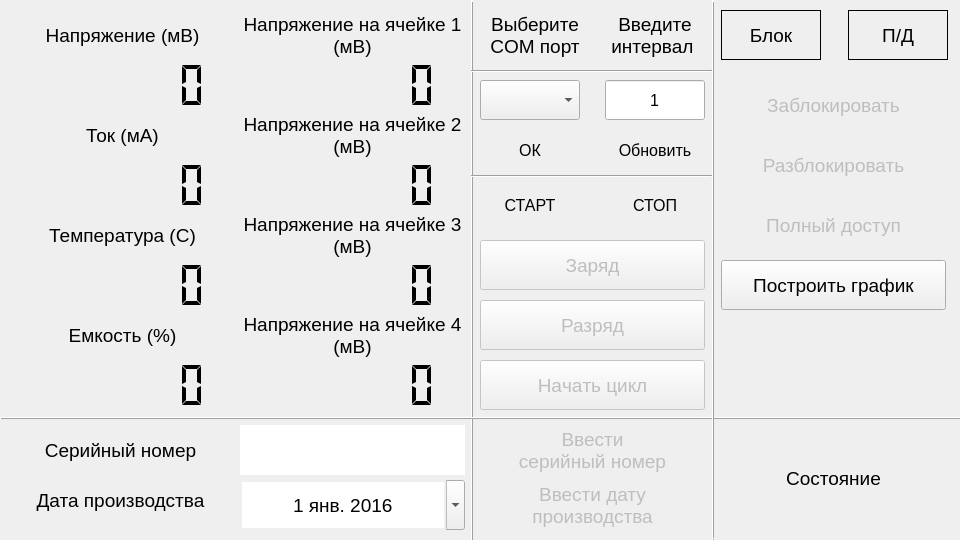
<?xml version="1.0" encoding="UTF-8"?>
<ui version="4.0">
 <class>MainWindow</class>
 <widget class="QMainWindow" name="MainWindow">
  <property name="geometry">
   <rect>
    <x>0</x>
    <y>0</y>
    <width>960</width>
    <height>540</height>
   </rect>
  </property>
  <property name="sizePolicy">
   <sizepolicy hsizetype="Preferred" vsizetype="Preferred">
    <horstretch>0</horstretch>
    <verstretch>0</verstretch>
   </sizepolicy>
  </property>
  <property name="minimumSize">
   <size>
    <width>960</width>
    <height>540</height>
   </size>
  </property>
  <property name="maximumSize">
   <size>
    <width>960</width>
    <height>540</height>
   </size>
  </property>
  <property name="windowTitle">
   <string>Тестирование АКБ</string>
  </property>
  <property name="styleSheet">
   <string notr="true">QMainWindowl {background-color: #FFFAFA;}</string>
  </property>
  <widget class="QWidget" name="centralWidget">
   <widget class="QFrame" name="frame">
    <property name="geometry">
     <rect>
      <x>0</x>
      <y>0</y>
      <width>960</width>
      <height>540</height>
     </rect>
    </property>
    <property name="minimumSize">
     <size>
      <width>960</width>
      <height>540</height>
     </size>
    </property>
    <property name="maximumSize">
     <size>
      <width>960</width>
      <height>540</height>
     </size>
    </property>
    <property name="frameShape">
     <enum>QFrame::NoFrame</enum>
    </property>
    <property name="frameShadow">
     <enum>QFrame::Plain</enum>
    </property>
    <widget class="QLabel" name="Temperature">
     <property name="geometry">
      <rect>
       <x>10</x>
       <y>210</y>
       <width>225</width>
       <height>50</height>
      </rect>
     </property>
     <property name="sizePolicy">
      <sizepolicy hsizetype="Fixed" vsizetype="Fixed">
       <horstretch>0</horstretch>
       <verstretch>0</verstretch>
      </sizepolicy>
     </property>
     <property name="minimumSize">
      <size>
       <width>225</width>
       <height>50</height>
      </size>
     </property>
     <property name="maximumSize">
      <size>
       <width>225</width>
       <height>50</height>
      </size>
     </property>
     <property name="font">
      <font>
       <pointsize>14</pointsize>
      </font>
     </property>
     <property name="frameShape">
      <enum>QFrame::NoFrame</enum>
     </property>
     <property name="frameShadow">
      <enum>QFrame::Plain</enum>
     </property>
     <property name="text">
      <string>Температура (C)</string>
     </property>
     <property name="alignment">
      <set>Qt::AlignCenter</set>
     </property>
    </widget>
    <widget class="QLabel" name="Cell1">
     <property name="geometry">
      <rect>
       <x>240</x>
       <y>10</y>
       <width>225</width>
       <height>50</height>
      </rect>
     </property>
     <property name="sizePolicy">
      <sizepolicy hsizetype="Fixed" vsizetype="Fixed">
       <horstretch>0</horstretch>
       <verstretch>0</verstretch>
      </sizepolicy>
     </property>
     <property name="minimumSize">
      <size>
       <width>225</width>
       <height>50</height>
      </size>
     </property>
     <property name="maximumSize">
      <size>
       <width>225</width>
       <height>50</height>
      </size>
     </property>
     <property name="font">
      <font>
       <pointsize>14</pointsize>
      </font>
     </property>
     <property name="frameShape">
      <enum>QFrame::NoFrame</enum>
     </property>
     <property name="frameShadow">
      <enum>QFrame::Plain</enum>
     </property>
     <property name="text">
      <string>Напряжение на ячейке 1 (мВ)</string>
     </property>
     <property name="alignment">
      <set>Qt::AlignCenter</set>
     </property>
     <property name="wordWrap">
      <bool>true</bool>
     </property>
    </widget>
    <widget class="QLCDNumber" name="Cap">
     <property name="geometry">
      <rect>
       <x>10</x>
       <y>360</y>
       <width>220</width>
       <height>50</height>
      </rect>
     </property>
     <property name="sizePolicy">
      <sizepolicy hsizetype="Fixed" vsizetype="Fixed">
       <horstretch>0</horstretch>
       <verstretch>0</verstretch>
      </sizepolicy>
     </property>
     <property name="minimumSize">
      <size>
       <width>220</width>
       <height>50</height>
      </size>
     </property>
     <property name="maximumSize">
      <size>
       <width>220</width>
       <height>50</height>
      </size>
     </property>
     <property name="frameShape">
      <enum>QFrame::NoFrame</enum>
     </property>
     <property name="frameShadow">
      <enum>QFrame::Plain</enum>
     </property>
     <property name="digitCount">
      <number>7</number>
     </property>
     <property name="mode">
      <enum>QLCDNumber::Dec</enum>
     </property>
     <property name="segmentStyle">
      <enum>QLCDNumber::Flat</enum>
     </property>
    </widget>
    <widget class="QLabel" name="Cell4">
     <property name="geometry">
      <rect>
       <x>240</x>
       <y>310</y>
       <width>225</width>
       <height>50</height>
      </rect>
     </property>
     <property name="sizePolicy">
      <sizepolicy hsizetype="Fixed" vsizetype="Fixed">
       <horstretch>0</horstretch>
       <verstretch>0</verstretch>
      </sizepolicy>
     </property>
     <property name="minimumSize">
      <size>
       <width>225</width>
       <height>50</height>
      </size>
     </property>
     <property name="maximumSize">
      <size>
       <width>225</width>
       <height>50</height>
      </size>
     </property>
     <property name="font">
      <font>
       <pointsize>14</pointsize>
      </font>
     </property>
     <property name="frameShape">
      <enum>QFrame::NoFrame</enum>
     </property>
     <property name="frameShadow">
      <enum>QFrame::Plain</enum>
     </property>
     <property name="text">
      <string>Напряжение на ячейке 4 (мВ)</string>
     </property>
     <property name="alignment">
      <set>Qt::AlignCenter</set>
     </property>
     <property name="wordWrap">
      <bool>true</bool>
     </property>
    </widget>
    <widget class="QLCDNumber" name="Cell1_V">
     <property name="geometry">
      <rect>
       <x>240</x>
       <y>60</y>
       <width>220</width>
       <height>50</height>
      </rect>
     </property>
     <property name="sizePolicy">
      <sizepolicy hsizetype="Fixed" vsizetype="Fixed">
       <horstretch>0</horstretch>
       <verstretch>0</verstretch>
      </sizepolicy>
     </property>
     <property name="minimumSize">
      <size>
       <width>220</width>
       <height>50</height>
      </size>
     </property>
     <property name="maximumSize">
      <size>
       <width>220</width>
       <height>50</height>
      </size>
     </property>
     <property name="frameShape">
      <enum>QFrame::NoFrame</enum>
     </property>
     <property name="frameShadow">
      <enum>QFrame::Plain</enum>
     </property>
     <property name="digitCount">
      <number>7</number>
     </property>
     <property name="segmentStyle">
      <enum>QLCDNumber::Flat</enum>
     </property>
    </widget>
    <widget class="QLabel" name="Voltage">
     <property name="geometry">
      <rect>
       <x>10</x>
       <y>10</y>
       <width>225</width>
       <height>50</height>
      </rect>
     </property>
     <property name="sizePolicy">
      <sizepolicy hsizetype="Fixed" vsizetype="Fixed">
       <horstretch>0</horstretch>
       <verstretch>0</verstretch>
      </sizepolicy>
     </property>
     <property name="minimumSize">
      <size>
       <width>225</width>
       <height>50</height>
      </size>
     </property>
     <property name="maximumSize">
      <size>
       <width>225</width>
       <height>50</height>
      </size>
     </property>
     <property name="font">
      <font>
       <pointsize>14</pointsize>
      </font>
     </property>
     <property name="frameShape">
      <enum>QFrame::NoFrame</enum>
     </property>
     <property name="frameShadow">
      <enum>QFrame::Plain</enum>
     </property>
     <property name="text">
      <string>Напряжение (мВ)</string>
     </property>
     <property name="alignment">
      <set>Qt::AlignCenter</set>
     </property>
    </widget>
    <widget class="QLabel" name="Current">
     <property name="geometry">
      <rect>
       <x>10</x>
       <y>110</y>
       <width>225</width>
       <height>50</height>
      </rect>
     </property>
     <property name="sizePolicy">
      <sizepolicy hsizetype="Fixed" vsizetype="Fixed">
       <horstretch>0</horstretch>
       <verstretch>0</verstretch>
      </sizepolicy>
     </property>
     <property name="minimumSize">
      <size>
       <width>225</width>
       <height>50</height>
      </size>
     </property>
     <property name="maximumSize">
      <size>
       <width>225</width>
       <height>50</height>
      </size>
     </property>
     <property name="font">
      <font>
       <pointsize>14</pointsize>
      </font>
     </property>
     <property name="frameShape">
      <enum>QFrame::NoFrame</enum>
     </property>
     <property name="frameShadow">
      <enum>QFrame::Plain</enum>
     </property>
     <property name="text">
      <string>Ток (мА)</string>
     </property>
     <property name="alignment">
      <set>Qt::AlignCenter</set>
     </property>
    </widget>
    <widget class="QLCDNumber" name="Cell4_V">
     <property name="geometry">
      <rect>
       <x>240</x>
       <y>360</y>
       <width>220</width>
       <height>50</height>
      </rect>
     </property>
     <property name="sizePolicy">
      <sizepolicy hsizetype="Fixed" vsizetype="Fixed">
       <horstretch>0</horstretch>
       <verstretch>0</verstretch>
      </sizepolicy>
     </property>
     <property name="minimumSize">
      <size>
       <width>220</width>
       <height>50</height>
      </size>
     </property>
     <property name="maximumSize">
      <size>
       <width>220</width>
       <height>50</height>
      </size>
     </property>
     <property name="frameShape">
      <enum>QFrame::NoFrame</enum>
     </property>
     <property name="frameShadow">
      <enum>QFrame::Plain</enum>
     </property>
     <property name="digitCount">
      <number>7</number>
     </property>
     <property name="segmentStyle">
      <enum>QLCDNumber::Flat</enum>
     </property>
    </widget>
    <widget class="QLCDNumber" name="Cell3_V">
     <property name="geometry">
      <rect>
       <x>240</x>
       <y>260</y>
       <width>220</width>
       <height>50</height>
      </rect>
     </property>
     <property name="sizePolicy">
      <sizepolicy hsizetype="Fixed" vsizetype="Fixed">
       <horstretch>0</horstretch>
       <verstretch>0</verstretch>
      </sizepolicy>
     </property>
     <property name="minimumSize">
      <size>
       <width>220</width>
       <height>50</height>
      </size>
     </property>
     <property name="maximumSize">
      <size>
       <width>220</width>
       <height>50</height>
      </size>
     </property>
     <property name="frameShape">
      <enum>QFrame::NoFrame</enum>
     </property>
     <property name="frameShadow">
      <enum>QFrame::Plain</enum>
     </property>
     <property name="digitCount">
      <number>7</number>
     </property>
     <property name="segmentStyle">
      <enum>QLCDNumber::Flat</enum>
     </property>
    </widget>
    <widget class="QLabel" name="Cell2">
     <property name="geometry">
      <rect>
       <x>240</x>
       <y>110</y>
       <width>225</width>
       <height>50</height>
      </rect>
     </property>
     <property name="sizePolicy">
      <sizepolicy hsizetype="Fixed" vsizetype="Fixed">
       <horstretch>0</horstretch>
       <verstretch>0</verstretch>
      </sizepolicy>
     </property>
     <property name="minimumSize">
      <size>
       <width>225</width>
       <height>50</height>
      </size>
     </property>
     <property name="maximumSize">
      <size>
       <width>225</width>
       <height>50</height>
      </size>
     </property>
     <property name="font">
      <font>
       <pointsize>14</pointsize>
      </font>
     </property>
     <property name="frameShape">
      <enum>QFrame::NoFrame</enum>
     </property>
     <property name="frameShadow">
      <enum>QFrame::Plain</enum>
     </property>
     <property name="text">
      <string>Напряжение на ячейке 2 (мВ)</string>
     </property>
     <property name="alignment">
      <set>Qt::AlignCenter</set>
     </property>
     <property name="wordWrap">
      <bool>true</bool>
     </property>
    </widget>
    <widget class="QLCDNumber" name="Cur">
     <property name="geometry">
      <rect>
       <x>10</x>
       <y>160</y>
       <width>220</width>
       <height>50</height>
      </rect>
     </property>
     <property name="sizePolicy">
      <sizepolicy hsizetype="Fixed" vsizetype="Fixed">
       <horstretch>0</horstretch>
       <verstretch>0</verstretch>
      </sizepolicy>
     </property>
     <property name="minimumSize">
      <size>
       <width>220</width>
       <height>50</height>
      </size>
     </property>
     <property name="maximumSize">
      <size>
       <width>220</width>
       <height>50</height>
      </size>
     </property>
     <property name="frameShape">
      <enum>QFrame::NoFrame</enum>
     </property>
     <property name="frameShadow">
      <enum>QFrame::Plain</enum>
     </property>
     <property name="digitCount">
      <number>7</number>
     </property>
     <property name="segmentStyle">
      <enum>QLCDNumber::Flat</enum>
     </property>
    </widget>
    <widget class="QLCDNumber" name="Temp">
     <property name="geometry">
      <rect>
       <x>10</x>
       <y>260</y>
       <width>220</width>
       <height>50</height>
      </rect>
     </property>
     <property name="sizePolicy">
      <sizepolicy hsizetype="Fixed" vsizetype="Fixed">
       <horstretch>0</horstretch>
       <verstretch>0</verstretch>
      </sizepolicy>
     </property>
     <property name="minimumSize">
      <size>
       <width>220</width>
       <height>50</height>
      </size>
     </property>
     <property name="maximumSize">
      <size>
       <width>220</width>
       <height>50</height>
      </size>
     </property>
     <property name="frameShape">
      <enum>QFrame::NoFrame</enum>
     </property>
     <property name="frameShadow">
      <enum>QFrame::Plain</enum>
     </property>
     <property name="digitCount">
      <number>7</number>
     </property>
     <property name="segmentStyle">
      <enum>QLCDNumber::Flat</enum>
     </property>
    </widget>
    <widget class="QLabel" name="Cell3">
     <property name="geometry">
      <rect>
       <x>240</x>
       <y>210</y>
       <width>225</width>
       <height>50</height>
      </rect>
     </property>
     <property name="sizePolicy">
      <sizepolicy hsizetype="Fixed" vsizetype="Fixed">
       <horstretch>0</horstretch>
       <verstretch>0</verstretch>
      </sizepolicy>
     </property>
     <property name="minimumSize">
      <size>
       <width>225</width>
       <height>50</height>
      </size>
     </property>
     <property name="maximumSize">
      <size>
       <width>225</width>
       <height>50</height>
      </size>
     </property>
     <property name="font">
      <font>
       <pointsize>14</pointsize>
      </font>
     </property>
     <property name="frameShape">
      <enum>QFrame::NoFrame</enum>
     </property>
     <property name="frameShadow">
      <enum>QFrame::Plain</enum>
     </property>
     <property name="text">
      <string>Напряжение на ячейке 3 (мВ)</string>
     </property>
     <property name="alignment">
      <set>Qt::AlignCenter</set>
     </property>
     <property name="wordWrap">
      <bool>true</bool>
     </property>
    </widget>
    <widget class="QLCDNumber" name="Cell2_V">
     <property name="geometry">
      <rect>
       <x>240</x>
       <y>160</y>
       <width>220</width>
       <height>50</height>
      </rect>
     </property>
     <property name="sizePolicy">
      <sizepolicy hsizetype="Fixed" vsizetype="Fixed">
       <horstretch>0</horstretch>
       <verstretch>0</verstretch>
      </sizepolicy>
     </property>
     <property name="minimumSize">
      <size>
       <width>220</width>
       <height>50</height>
      </size>
     </property>
     <property name="maximumSize">
      <size>
       <width>220</width>
       <height>50</height>
      </size>
     </property>
     <property name="frameShape">
      <enum>QFrame::NoFrame</enum>
     </property>
     <property name="frameShadow">
      <enum>QFrame::Plain</enum>
     </property>
     <property name="digitCount">
      <number>7</number>
     </property>
     <property name="segmentStyle">
      <enum>QLCDNumber::Flat</enum>
     </property>
    </widget>
    <widget class="QLCDNumber" name="Vol">
     <property name="geometry">
      <rect>
       <x>10</x>
       <y>60</y>
       <width>220</width>
       <height>50</height>
      </rect>
     </property>
     <property name="sizePolicy">
      <sizepolicy hsizetype="Fixed" vsizetype="Fixed">
       <horstretch>0</horstretch>
       <verstretch>0</verstretch>
      </sizepolicy>
     </property>
     <property name="minimumSize">
      <size>
       <width>220</width>
       <height>50</height>
      </size>
     </property>
     <property name="maximumSize">
      <size>
       <width>220</width>
       <height>50</height>
      </size>
     </property>
     <property name="frameShape">
      <enum>QFrame::NoFrame</enum>
     </property>
     <property name="frameShadow">
      <enum>QFrame::Plain</enum>
     </property>
     <property name="digitCount">
      <number>7</number>
     </property>
     <property name="segmentStyle">
      <enum>QLCDNumber::Flat</enum>
     </property>
    </widget>
    <widget class="QPushButton" name="Charge">
     <property name="enabled">
      <bool>false</bool>
     </property>
     <property name="geometry">
      <rect>
       <x>480</x>
       <y>240</y>
       <width>225</width>
       <height>50</height>
      </rect>
     </property>
     <property name="minimumSize">
      <size>
       <width>225</width>
       <height>50</height>
      </size>
     </property>
     <property name="maximumSize">
      <size>
       <width>225</width>
       <height>50</height>
      </size>
     </property>
     <property name="font">
      <font>
       <pointsize>14</pointsize>
      </font>
     </property>
     <property name="text">
      <string>Заряд</string>
     </property>
     <property name="checkable">
      <bool>false</bool>
     </property>
     <property name="autoDefault">
      <bool>false</bool>
     </property>
     <property name="default">
      <bool>false</bool>
     </property>
     <property name="flat">
      <bool>false</bool>
     </property>
    </widget>
    <widget class="QPushButton" name="Discharge">
     <property name="enabled">
      <bool>false</bool>
     </property>
     <property name="geometry">
      <rect>
       <x>480</x>
       <y>300</y>
       <width>225</width>
       <height>50</height>
      </rect>
     </property>
     <property name="minimumSize">
      <size>
       <width>225</width>
       <height>50</height>
      </size>
     </property>
     <property name="maximumSize">
      <size>
       <width>225</width>
       <height>50</height>
      </size>
     </property>
     <property name="font">
      <font>
       <pointsize>14</pointsize>
      </font>
     </property>
     <property name="text">
      <string>Разряд</string>
     </property>
     <property name="checkable">
      <bool>false</bool>
     </property>
     <property name="checked">
      <bool>false</bool>
     </property>
     <property name="autoDefault">
      <bool>false</bool>
     </property>
     <property name="default">
      <bool>false</bool>
     </property>
     <property name="flat">
      <bool>false</bool>
     </property>
    </widget>
    <widget class="QPushButton" name="cycling">
     <property name="enabled">
      <bool>false</bool>
     </property>
     <property name="geometry">
      <rect>
       <x>480</x>
       <y>360</y>
       <width>225</width>
       <height>50</height>
      </rect>
     </property>
     <property name="minimumSize">
      <size>
       <width>225</width>
       <height>50</height>
      </size>
     </property>
     <property name="maximumSize">
      <size>
       <width>225</width>
       <height>50</height>
      </size>
     </property>
     <property name="font">
      <font>
       <pointsize>14</pointsize>
       <kerning>false</kerning>
      </font>
     </property>
     <property name="text">
      <string>Начать цикл</string>
     </property>
     <property name="checkable">
      <bool>true</bool>
     </property>
     <property name="autoDefault">
      <bool>false</bool>
     </property>
    </widget>
    <widget class="QPushButton" name="setSerial">
     <property name="enabled">
      <bool>false</bool>
     </property>
     <property name="geometry">
      <rect>
       <x>480</x>
       <y>425</y>
       <width>225</width>
       <height>50</height>
      </rect>
     </property>
     <property name="minimumSize">
      <size>
       <width>225</width>
       <height>50</height>
      </size>
     </property>
     <property name="maximumSize">
      <size>
       <width>225</width>
       <height>50</height>
      </size>
     </property>
     <property name="font">
      <font>
       <pointsize>14</pointsize>
      </font>
     </property>
     <property name="text">
      <string>Ввести 
серийный номер</string>
     </property>
     <property name="flat">
      <bool>true</bool>
     </property>
    </widget>
    <widget class="Line" name="line">
     <property name="windowModality">
      <enum>Qt::WindowModal</enum>
     </property>
     <property name="geometry">
      <rect>
       <x>471</x>
       <y>0</y>
       <width>2</width>
       <height>600</height>
      </rect>
     </property>
     <property name="autoFillBackground">
      <bool>false</bool>
     </property>
     <property name="frameShadow">
      <enum>QFrame::Raised</enum>
     </property>
     <property name="lineWidth">
      <number>2</number>
     </property>
     <property name="midLineWidth">
      <number>0</number>
     </property>
     <property name="orientation">
      <enum>Qt::Vertical</enum>
     </property>
    </widget>
    <widget class="QPushButton" name="setDate">
     <property name="enabled">
      <bool>false</bool>
     </property>
     <property name="geometry">
      <rect>
       <x>480</x>
       <y>480</y>
       <width>225</width>
       <height>50</height>
      </rect>
     </property>
     <property name="minimumSize">
      <size>
       <width>225</width>
       <height>50</height>
      </size>
     </property>
     <property name="maximumSize">
      <size>
       <width>225</width>
       <height>50</height>
      </size>
     </property>
     <property name="font">
      <font>
       <pointsize>14</pointsize>
      </font>
     </property>
     <property name="text">
      <string>Ввести дату 
производства</string>
     </property>
     <property name="flat">
      <bool>true</bool>
     </property>
    </widget>
    <widget class="QLabel" name="label">
     <property name="geometry">
      <rect>
       <x>480</x>
       <y>10</y>
       <width>110</width>
       <height>50</height>
      </rect>
     </property>
     <property name="font">
      <font>
       <pointsize>14</pointsize>
      </font>
     </property>
     <property name="text">
      <string>Выберите COM порт</string>
     </property>
     <property name="alignment">
      <set>Qt::AlignCenter</set>
     </property>
     <property name="wordWrap">
      <bool>true</bool>
     </property>
    </widget>
    <widget class="Line" name="line_2">
     <property name="windowModality">
      <enum>Qt::WindowModal</enum>
     </property>
     <property name="geometry">
      <rect>
       <x>0</x>
       <y>417</y>
       <width>991</width>
       <height>2</height>
      </rect>
     </property>
     <property name="autoFillBackground">
      <bool>false</bool>
     </property>
     <property name="frameShadow">
      <enum>QFrame::Raised</enum>
     </property>
     <property name="lineWidth">
      <number>2</number>
     </property>
     <property name="midLineWidth">
      <number>0</number>
     </property>
     <property name="orientation">
      <enum>Qt::Horizontal</enum>
     </property>
    </widget>
    <widget class="QLineEdit" name="serial">
     <property name="geometry">
      <rect>
       <x>240</x>
       <y>425</y>
       <width>225</width>
       <height>50</height>
      </rect>
     </property>
     <property name="minimumSize">
      <size>
       <width>225</width>
       <height>50</height>
      </size>
     </property>
     <property name="maximumSize">
      <size>
       <width>225</width>
       <height>50</height>
      </size>
     </property>
     <property name="font">
      <font>
       <pointsize>14</pointsize>
      </font>
     </property>
     <property name="maxLength">
      <number>5</number>
     </property>
     <property name="frame">
      <bool>false</bool>
     </property>
     <property name="alignment">
      <set>Qt::AlignCenter</set>
     </property>
    </widget>
    <widget class="QLabel" name="SN">
     <property name="geometry">
      <rect>
       <x>10</x>
       <y>440</y>
       <width>221</width>
       <height>21</height>
      </rect>
     </property>
     <property name="font">
      <font>
       <pointsize>14</pointsize>
      </font>
     </property>
     <property name="text">
      <string>Серийный номер</string>
     </property>
     <property name="alignment">
      <set>Qt::AlignCenter</set>
     </property>
    </widget>
    <widget class="QLabel" name="Date">
     <property name="geometry">
      <rect>
       <x>10</x>
       <y>490</y>
       <width>221</width>
       <height>21</height>
      </rect>
     </property>
     <property name="font">
      <font>
       <pointsize>14</pointsize>
      </font>
     </property>
     <property name="text">
      <string>Дата производства</string>
     </property>
     <property name="alignment">
      <set>Qt::AlignCenter</set>
     </property>
    </widget>
    <widget class="QPushButton" name="OK">
     <property name="geometry">
      <rect>
       <x>480</x>
       <y>130</y>
       <width>100</width>
       <height>40</height>
      </rect>
     </property>
     <property name="minimumSize">
      <size>
       <width>100</width>
       <height>40</height>
      </size>
     </property>
     <property name="maximumSize">
      <size>
       <width>100</width>
       <height>40</height>
      </size>
     </property>
     <property name="font">
      <font>
       <pointsize>12</pointsize>
      </font>
     </property>
     <property name="text">
      <string>OК</string>
     </property>
     <property name="checkable">
      <bool>true</bool>
     </property>
     <property name="flat">
      <bool>true</bool>
     </property>
    </widget>
    <widget class="Line" name="line_3">
     <property name="windowModality">
      <enum>Qt::WindowModal</enum>
     </property>
     <property name="geometry">
      <rect>
       <x>712</x>
       <y>0</y>
       <width>2</width>
       <height>540</height>
      </rect>
     </property>
     <property name="sizePolicy">
      <sizepolicy hsizetype="Fixed" vsizetype="Fixed">
       <horstretch>2</horstretch>
       <verstretch>60</verstretch>
      </sizepolicy>
     </property>
     <property name="minimumSize">
      <size>
       <width>2</width>
       <height>540</height>
      </size>
     </property>
     <property name="maximumSize">
      <size>
       <width>2</width>
       <height>540</height>
      </size>
     </property>
     <property name="autoFillBackground">
      <bool>false</bool>
     </property>
     <property name="frameShadow">
      <enum>QFrame::Raised</enum>
     </property>
     <property name="lineWidth">
      <number>2</number>
     </property>
     <property name="midLineWidth">
      <number>0</number>
     </property>
     <property name="orientation">
      <enum>Qt::Vertical</enum>
     </property>
    </widget>
    <widget class="QDateEdit" name="dateEdit">
     <property name="geometry">
      <rect>
       <x>240</x>
       <y>480</y>
       <width>225</width>
       <height>50</height>
      </rect>
     </property>
     <property name="minimumSize">
      <size>
       <width>225</width>
       <height>50</height>
      </size>
     </property>
     <property name="maximumSize">
      <size>
       <width>225</width>
       <height>50</height>
      </size>
     </property>
     <property name="font">
      <font>
       <pointsize>14</pointsize>
      </font>
     </property>
     <property name="locale">
      <locale language="Russian" country="Russia"/>
     </property>
     <property name="wrapping">
      <bool>false</bool>
     </property>
     <property name="frame">
      <bool>false</bool>
     </property>
     <property name="alignment">
      <set>Qt::AlignCenter</set>
     </property>
     <property name="showGroupSeparator" stdset="0">
      <bool>false</bool>
     </property>
     <property name="calendarPopup">
      <bool>true</bool>
     </property>
     <property name="date">
      <date>
       <year>2016</year>
       <month>1</month>
       <day>1</day>
      </date>
     </property>
    </widget>
    <widget class="QPushButton" name="seal">
     <property name="enabled">
      <bool>false</bool>
     </property>
     <property name="geometry">
      <rect>
       <x>721</x>
       <y>80</y>
       <width>225</width>
       <height>50</height>
      </rect>
     </property>
     <property name="minimumSize">
      <size>
       <width>225</width>
       <height>50</height>
      </size>
     </property>
     <property name="maximumSize">
      <size>
       <width>225</width>
       <height>50</height>
      </size>
     </property>
     <property name="font">
      <font>
       <pointsize>14</pointsize>
      </font>
     </property>
     <property name="text">
      <string>Заблокировать</string>
     </property>
     <property name="flat">
      <bool>true</bool>
     </property>
    </widget>
    <widget class="QPushButton" name="unseal">
     <property name="enabled">
      <bool>false</bool>
     </property>
     <property name="geometry">
      <rect>
       <x>721</x>
       <y>140</y>
       <width>225</width>
       <height>50</height>
      </rect>
     </property>
     <property name="minimumSize">
      <size>
       <width>225</width>
       <height>50</height>
      </size>
     </property>
     <property name="maximumSize">
      <size>
       <width>225</width>
       <height>50</height>
      </size>
     </property>
     <property name="font">
      <font>
       <pointsize>14</pointsize>
      </font>
     </property>
     <property name="text">
      <string>Разблокировать</string>
     </property>
     <property name="flat">
      <bool>true</bool>
     </property>
    </widget>
    <widget class="QPushButton" name="fullAccess">
     <property name="enabled">
      <bool>false</bool>
     </property>
     <property name="geometry">
      <rect>
       <x>721</x>
       <y>200</y>
       <width>225</width>
       <height>50</height>
      </rect>
     </property>
     <property name="minimumSize">
      <size>
       <width>225</width>
       <height>50</height>
      </size>
     </property>
     <property name="maximumSize">
      <size>
       <width>225</width>
       <height>50</height>
      </size>
     </property>
     <property name="font">
      <font>
       <pointsize>14</pointsize>
      </font>
     </property>
     <property name="text">
      <string>Полный доступ</string>
     </property>
     <property name="flat">
      <bool>true</bool>
     </property>
    </widget>
    <widget class="QPushButton" name="graph">
     <property name="enabled">
      <bool>true</bool>
     </property>
     <property name="geometry">
      <rect>
       <x>721</x>
       <y>260</y>
       <width>225</width>
       <height>50</height>
      </rect>
     </property>
     <property name="minimumSize">
      <size>
       <width>225</width>
       <height>50</height>
      </size>
     </property>
     <property name="maximumSize">
      <size>
       <width>225</width>
       <height>50</height>
      </size>
     </property>
     <property name="font">
      <font>
       <pointsize>14</pointsize>
      </font>
     </property>
     <property name="text">
      <string>Построить график</string>
     </property>
     <property name="flat">
      <bool>false</bool>
     </property>
    </widget>
    <widget class="QLabel" name="FA">
     <property name="geometry">
      <rect>
       <x>848</x>
       <y>10</y>
       <width>100</width>
       <height>50</height>
      </rect>
     </property>
     <property name="minimumSize">
      <size>
       <width>100</width>
       <height>50</height>
      </size>
     </property>
     <property name="maximumSize">
      <size>
       <width>100</width>
       <height>500</height>
      </size>
     </property>
     <property name="font">
      <font>
       <pointsize>14</pointsize>
      </font>
     </property>
     <property name="frameShape">
      <enum>QFrame::Box</enum>
     </property>
     <property name="text">
      <string>П/Д</string>
     </property>
     <property name="alignment">
      <set>Qt::AlignCenter</set>
     </property>
    </widget>
    <widget class="QLabel" name="SS">
     <property name="geometry">
      <rect>
       <x>721</x>
       <y>10</y>
       <width>100</width>
       <height>50</height>
      </rect>
     </property>
     <property name="minimumSize">
      <size>
       <width>100</width>
       <height>50</height>
      </size>
     </property>
     <property name="maximumSize">
      <size>
       <width>100</width>
       <height>50</height>
      </size>
     </property>
     <property name="font">
      <font>
       <pointsize>14</pointsize>
      </font>
     </property>
     <property name="frameShape">
      <enum>QFrame::Box</enum>
     </property>
     <property name="text">
      <string>Блок</string>
     </property>
     <property name="alignment">
      <set>Qt::AlignCenter</set>
     </property>
    </widget>
    <widget class="QLabel" name="Status">
     <property name="geometry">
      <rect>
       <x>721</x>
       <y>453</y>
       <width>225</width>
       <height>50</height>
      </rect>
     </property>
     <property name="sizePolicy">
      <sizepolicy hsizetype="Fixed" vsizetype="Fixed">
       <horstretch>0</horstretch>
       <verstretch>0</verstretch>
      </sizepolicy>
     </property>
     <property name="minimumSize">
      <size>
       <width>225</width>
       <height>50</height>
      </size>
     </property>
     <property name="maximumSize">
      <size>
       <width>225</width>
       <height>50</height>
      </size>
     </property>
     <property name="font">
      <font>
       <pointsize>14</pointsize>
      </font>
     </property>
     <property name="frameShape">
      <enum>QFrame::NoFrame</enum>
     </property>
     <property name="frameShadow">
      <enum>QFrame::Plain</enum>
     </property>
     <property name="lineWidth">
      <number>0</number>
     </property>
     <property name="text">
      <string>Состояние</string>
     </property>
     <property name="alignment">
      <set>Qt::AlignCenter</set>
     </property>
    </widget>
    <widget class="QComboBox" name="chooseSerial">
     <property name="geometry">
      <rect>
       <x>480</x>
       <y>80</y>
       <width>100</width>
       <height>40</height>
      </rect>
     </property>
     <property name="minimumSize">
      <size>
       <width>100</width>
       <height>40</height>
      </size>
     </property>
     <property name="maximumSize">
      <size>
       <width>100</width>
       <height>40</height>
      </size>
     </property>
     <property name="font">
      <font>
       <pointsize>12</pointsize>
      </font>
     </property>
    </widget>
    <widget class="QLabel" name="ver">
     <property name="geometry">
      <rect>
       <x>830</x>
       <y>515</y>
       <width>120</width>
       <height>16</height>
      </rect>
     </property>
     <property name="font">
      <font>
       <pointsize>8</pointsize>
      </font>
     </property>
     <property name="text">
      <string/>
     </property>
     <property name="alignment">
      <set>Qt::AlignCenter</set>
     </property>
    </widget>
    <widget class="QPushButton" name="Capacity">
     <property name="geometry">
      <rect>
       <x>10</x>
       <y>310</y>
       <width>225</width>
       <height>50</height>
      </rect>
     </property>
     <property name="sizePolicy">
      <sizepolicy hsizetype="Fixed" vsizetype="Fixed">
       <horstretch>0</horstretch>
       <verstretch>0</verstretch>
      </sizepolicy>
     </property>
     <property name="minimumSize">
      <size>
       <width>225</width>
       <height>50</height>
      </size>
     </property>
     <property name="maximumSize">
      <size>
       <width>2250</width>
       <height>50</height>
      </size>
     </property>
     <property name="font">
      <font>
       <pointsize>14</pointsize>
      </font>
     </property>
     <property name="text">
      <string>Емкость (%)</string>
     </property>
     <property name="checkable">
      <bool>true</bool>
     </property>
     <property name="flat">
      <bool>true</bool>
     </property>
    </widget>
    <widget class="QLineEdit" name="lineEdit">
     <property name="geometry">
      <rect>
       <x>605</x>
       <y>80</y>
       <width>100</width>
       <height>40</height>
      </rect>
     </property>
     <property name="sizePolicy">
      <sizepolicy hsizetype="Fixed" vsizetype="Fixed">
       <horstretch>100</horstretch>
       <verstretch>40</verstretch>
      </sizepolicy>
     </property>
     <property name="minimumSize">
      <size>
       <width>100</width>
       <height>40</height>
      </size>
     </property>
     <property name="maximumSize">
      <size>
       <width>100</width>
       <height>40</height>
      </size>
     </property>
     <property name="font">
      <font>
       <pointsize>12</pointsize>
      </font>
     </property>
     <property name="text">
      <string>1</string>
     </property>
     <property name="alignment">
      <set>Qt::AlignCenter</set>
     </property>
    </widget>
    <widget class="QPushButton" name="Stop">
     <property name="geometry">
      <rect>
       <x>605</x>
       <y>185</y>
       <width>100</width>
       <height>40</height>
      </rect>
     </property>
     <property name="sizePolicy">
      <sizepolicy hsizetype="Fixed" vsizetype="Fixed">
       <horstretch>0</horstretch>
       <verstretch>0</verstretch>
      </sizepolicy>
     </property>
     <property name="minimumSize">
      <size>
       <width>100</width>
       <height>40</height>
      </size>
     </property>
     <property name="maximumSize">
      <size>
       <width>100</width>
       <height>40</height>
      </size>
     </property>
     <property name="font">
      <font>
       <pointsize>12</pointsize>
      </font>
     </property>
     <property name="text">
      <string>СТОП</string>
     </property>
     <property name="checkable">
      <bool>true</bool>
     </property>
     <property name="flat">
      <bool>true</bool>
     </property>
    </widget>
    <widget class="QLabel" name="label_2">
     <property name="geometry">
      <rect>
       <x>600</x>
       <y>10</y>
       <width>110</width>
       <height>50</height>
      </rect>
     </property>
     <property name="font">
      <font>
       <pointsize>14</pointsize>
      </font>
     </property>
     <property name="text">
      <string>Введите интервал </string>
     </property>
     <property name="alignment">
      <set>Qt::AlignCenter</set>
     </property>
     <property name="wordWrap">
      <bool>true</bool>
     </property>
    </widget>
    <widget class="QPushButton" name="Start">
     <property name="geometry">
      <rect>
       <x>480</x>
       <y>185</y>
       <width>100</width>
       <height>40</height>
      </rect>
     </property>
     <property name="sizePolicy">
      <sizepolicy hsizetype="Fixed" vsizetype="Fixed">
       <horstretch>0</horstretch>
       <verstretch>0</verstretch>
      </sizepolicy>
     </property>
     <property name="minimumSize">
      <size>
       <width>100</width>
       <height>40</height>
      </size>
     </property>
     <property name="maximumSize">
      <size>
       <width>100</width>
       <height>40</height>
      </size>
     </property>
     <property name="font">
      <font>
       <pointsize>12</pointsize>
      </font>
     </property>
     <property name="text">
      <string>СТАРТ</string>
     </property>
     <property name="checkable">
      <bool>true</bool>
     </property>
     <property name="flat">
      <bool>true</bool>
     </property>
    </widget>
    <widget class="QPushButton" name="SerialFind">
     <property name="geometry">
      <rect>
       <x>605</x>
       <y>130</y>
       <width>100</width>
       <height>40</height>
      </rect>
     </property>
     <property name="minimumSize">
      <size>
       <width>100</width>
       <height>40</height>
      </size>
     </property>
     <property name="maximumSize">
      <size>
       <width>100</width>
       <height>40</height>
      </size>
     </property>
     <property name="font">
      <font>
       <pointsize>12</pointsize>
      </font>
     </property>
     <property name="text">
      <string>Обновить</string>
     </property>
     <property name="checkable">
      <bool>true</bool>
     </property>
     <property name="flat">
      <bool>true</bool>
     </property>
    </widget>
    <widget class="Line" name="line_4">
     <property name="geometry">
      <rect>
       <x>471</x>
       <y>175</y>
       <width>241</width>
       <height>2</height>
      </rect>
     </property>
     <property name="minimumSize">
      <size>
       <width>241</width>
       <height>2</height>
      </size>
     </property>
     <property name="maximumSize">
      <size>
       <width>241</width>
       <height>2</height>
      </size>
     </property>
     <property name="orientation">
      <enum>Qt::Horizontal</enum>
     </property>
    </widget>
    <widget class="Line" name="line_5">
     <property name="geometry">
      <rect>
       <x>471</x>
       <y>70</y>
       <width>241</width>
       <height>2</height>
      </rect>
     </property>
     <property name="minimumSize">
      <size>
       <width>241</width>
       <height>2</height>
      </size>
     </property>
     <property name="maximumSize">
      <size>
       <width>241</width>
       <height>2</height>
      </size>
     </property>
     <property name="orientation">
      <enum>Qt::Horizontal</enum>
     </property>
    </widget>
   </widget>
  </widget>
 </widget>
 <layoutdefault spacing="6" margin="11"/>
 <resources/>
 <connections/>
</ui>
